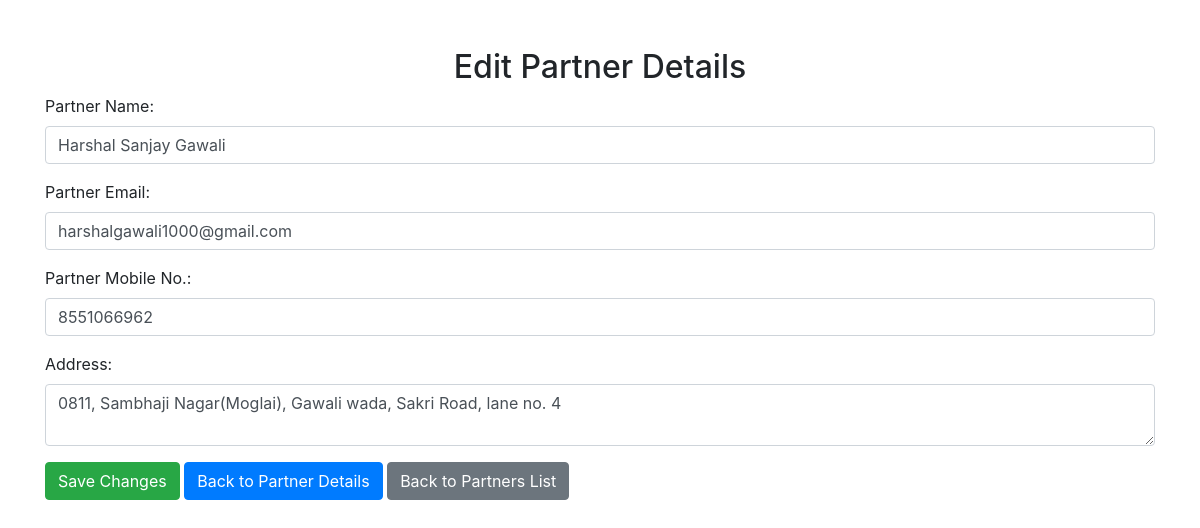
The page /partners/edit/1 (signed in) on the database its author committed.
### app/models.py (models this page shows)
class Partner(models.Model):
    name = models.CharField(max_length=100)
    email = models.EmailField(max_length=100, unique=True, null=True, blank=True)
    mobile_no = models.CharField(max_length=20, unique=True, null=True, blank=True)
    address = models.TextField()
    created_at = models.DateTimeField(auto_now_add=True)

### app/views.py (the view)
# urls.py: path('partners/edit/<int:pk>', views.edit_partner, name='edit_partner'),
@login_required
def edit_partner(request, pk):
    partner = Partner.objects.get(pk=pk)
    if request.method == 'POST':
        form = PartnerForm(request.POST, instance=partner)
        if form.is_valid():
            form.save()
            return redirect('partner_detail', pk=partner.pk)
    else:
        form = PartnerForm(instance=partner)
    return render(request, 'edit_partner.html', {'form': form, 'partner': partner})

### app/forms.py
class PartnerForm(forms.ModelForm):
    class Meta:
        model = Partner
        fields = ['name', 'email', 'mobile_no', 'address']

### app/templates/edit_partner.html (shortened to what this page needs)
<!DOCTYPE html>
<head>
    <link rel="stylesheet" href="https://stackpath.bootstrapcdn.com/bootstrap/4.5.2/css/bootstrap.min.css">
</head>
<body>
    <div class="container mt-5">
        <h2 class="text-center">Edit Partner Details</h2>
        <form method="post">
            <div class="form-group">
                <label for="name">Partner Name:</label>
                <input type="text" class="form-control" id="name" name="name" value="{{ form.name.value }}" required>
            </div>
            <div class="form-group">
                <label for="email">Partner Email:</label>
                <input type="email" class="form-control" id="email" name="email" value="{{ form.email.value }}" required>
            </div>
            <div class="form-group">
                <label for="mobile_no">Partner Mobile No.:</label>
                <input type="number" class="form-control" id="mobile_no" name="mobile_no" value="{{ form.mobile_no.value }}" required>
            </div>
            <div class="form-group">
                <label for="address">Address:</label>
                <textarea class="form-control" id="address" name="address">{{ form.address.value }}</textarea>
            </div>
            <a type="submit" class="btn btn-success">Save Changes</a>
            <a href="{% url 'partner_detail' partner.pk %}" class="btn btn-primary">Back to Partner Details</a>
            <a href="{% url 'partner_list' %}" class="btn btn-secondary">Back to Partners List</a>
        </form>
    </div>
</body>
</html>

### rows shown on the page
Partner: name "Harshal Sanjay Gawali", email "harshalgawali1000@gmail.com", mobile_no "8551066962", address "0811, Sambhaji Nagar(Moglai), Gawali wada, Sakri Road, lane no. 4"
